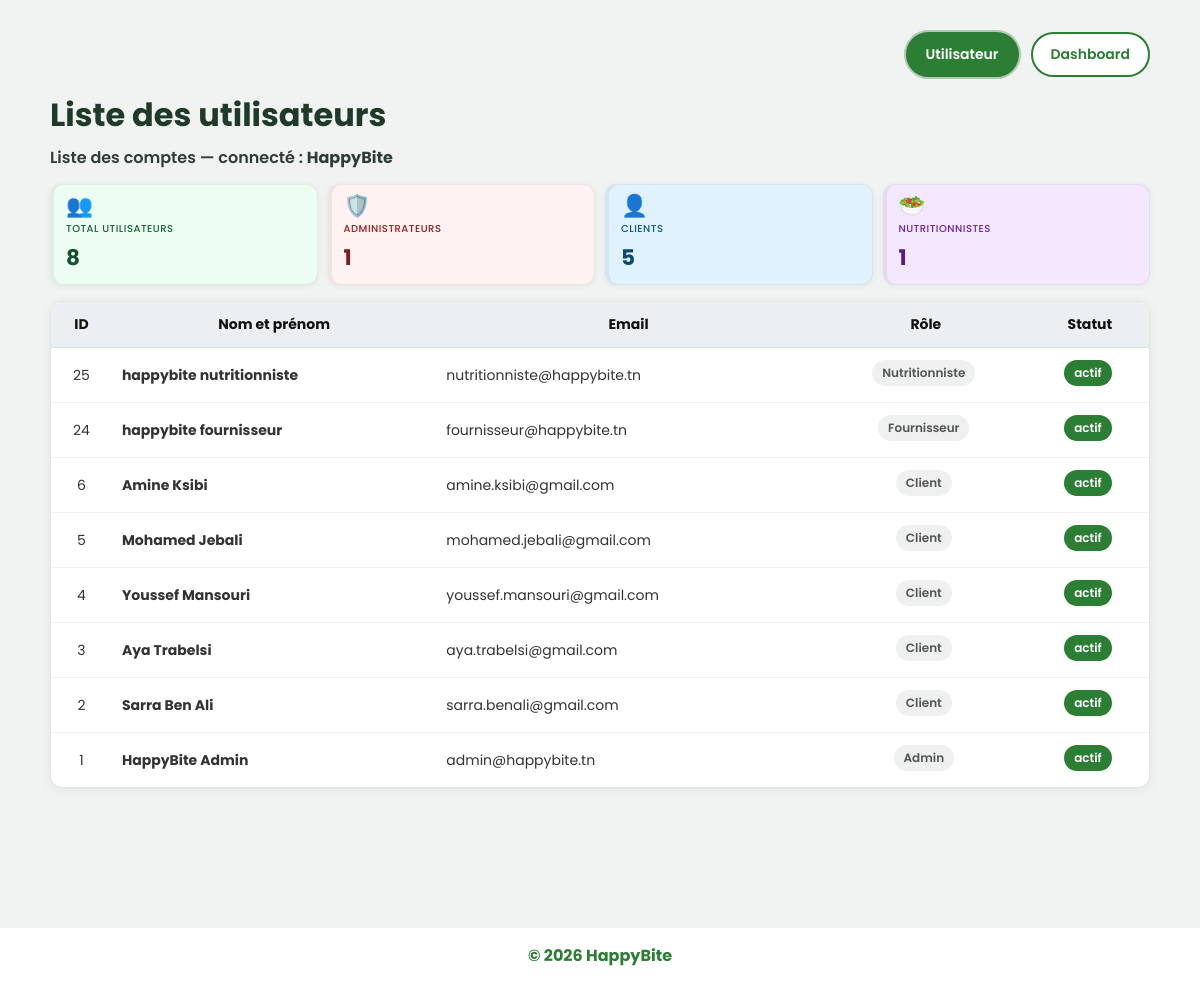
Page /BackOffice/admin.php (signed in) on the committed database.
### tables this page shows
CREATE TABLE `utilisateur` (
  `id_utilisateur` int(11) NOT NULL,
  `nom` varchar(50) NOT NULL,
  `prenom` varchar(50) NOT NULL,
  `email` varchar(100) NOT NULL,
  `motDePasse` varchar(255) NOT NULL,
  `role` enum('admin','client','nutritionniste','fournisseur') NOT NULL DEFAULT 'client',
  `statut` enum('actif','bloqué','inactif') NOT NULL DEFAULT 'actif',
  `budget` decimal(10,2) DEFAULT 0.00,
  `description` text DEFAULT NULL,
  `created_at` timestamp NOT NULL DEFAULT current_timestamp(),
  `updated_at` timestamp NOT NULL DEFAULT current_timestamp() ON UPDATE current_timestamp(),
  `reset_token` varchar(255) DEFAULT NULL,
  `reset_expires` datetime DEFAULT NULL,
  `referral_code` varchar(20) DEFAULT NULL,
  `referred_by` int(11) DEFAULT NULL,
  `loyalty_points` int(11) DEFAULT 0,
  `order_count` int(11) DEFAULT 0,
  `referral_count` int(11) DEFAULT 0,
  `first_order_at` datetime DEFAULT NULL,
  `first_order_rewarded` tinyint(4) DEFAULT 0,
  `reward_5_referrals` tinyint(4) DEFAULT 0,
  `reward_10_referrals` tinyint(4) DEFAULT 0,
  `reward_20_referrals` tinyint(4) DEFAULT 0,
  `face_auth_image` varchar(255) DEFAULT NULL,
  `profil-image` varchar(255) DEFAULT NULL,
  `points_challenge` int(11) NOT NULL DEFAULT 0
);

### config/openai_key.php (called while the page is built, shortened)
<?php
if (!defined('HB_OPENAI_BOOTSTRAP')) {
    $secrets = __DIR__ . '/secrets.php';
}

### config/Database.php (called while the page is built, shortened)
<?php
class Database
{
    private static ?PDO $pdo = null;
    public static function getConnection(): PDO
    {
        if (self::$pdo === null) {
            $host = getenv('DB_HOST') ?: 'localhost';
            $name = getenv('DB_NAME') ?: 'happybite';
            $user = getenv('DB_USER') ?: 'root';
            $pass = getenv('DB_PASS') !== false ? (string) getenv('DB_PASS') : '';
            $dsn = 'mysql:host=' . $host . ';dbname=' . $name . ';charset=utf8mb4';
            self::$pdo = new PDO($dsn, $user, $pass, [
                PDO::ATTR_ERRMODE => PDO::ERRMODE_EXCEPTION,
                PDO::ATTR_DEFAULT_FETCH_MODE => PDO::FETCH_ASSOC,
            ]);
        }
        return self::$pdo;
    }
}
require_once __DIR__ . '/openai_key.php';

### Model/User.php (called while the page is built, shortened)
<?php
final class User
{
    private PDO $pdo;
    private string $pkColumn = 'id';
    public function __construct()
    {
        require_once dirname(__DIR__) . '/config/Database.php';
        $this->pdo = \Database::getConnection();
        if ($this->columnExists('utilisateur', 'id')) {
            $this->pkColumn = 'id';
        } elseif ($this->columnExists('utilisateur', 'id_utilisateur')) {
            $this->pkColumn = 'id_utilisateur';
        }
    }
    private function columnExists(string $table, string $column): bool
    {
        try {
            $st = $this->pdo->prepare(
                'SELECT COUNT(*) FROM information_schema.COLUMNS
                 WHERE TABLE_SCHEMA = DATABASE() AND TABLE_NAME = ? AND COLUMN_NAME = ?'
            );
            $st->execute([$table, $column]);
            return (int) $st->fetchColumn() > 0;
        } catch (Throwable) {
            return false;
        }
    }
    public function findAll(): array
    {
        try {
            return $this->pdo->query(
                'SELECT * FROM utilisateur ORDER BY `' . $this->pkColumn . '` DESC'
            )->fetchAll(PDO::FETCH_ASSOC);
        } catch (Throwable) {
            return [];
        }
    }
    public function getStats(): array
    {
        $out = ['total' => 0, 'admins' => 0, 'clients' => 0, 'nutritionnistes' => 0];
        try {
            $out['total'] = (int) $this->pdo->query('SELECT COUNT(*) FROM utilisateur')->fetchColumn();
            $out['admins'] = (int) $this->pdo->query(
                "SELECT COUNT(*) FROM utilisateur WHERE LOWER(TRIM(role)) = 'admin'"
            )->fetchColumn();
            $out['clients'] = (int) $this->pdo->query(
                "SELECT COUNT(*) FROM utilisateur WHERE LOWER(TRIM(role)) = 'client'"
            )->fetchColumn();
            $out['nutritionnistes'] = (int) $this->pdo->query(
                "SELECT COUNT(*) FROM utilisateur WHERE LOWER(TRIM(role)) = 'nutritionniste'"
            )->fetchColumn();
        } catch (Throwable) {
        }
        return $out;
    }
}

### BackOffice/admin.php (the view, shortened to what this page needs)
<?php
require_once __DIR__ . '/../Model/User.php';
require_once __DIR__ . '/includes/bo_user_admin_nav.php';
$userModel = new User();
$users = $userModel->findAll();
$stats = $userModel->getStats();
?>
<!DOCTYPE html>
<html lang="fr">
<head>
    <?php require_once __DIR__ . '/includes/hb_brand_head.php'; bo_brand_render_head(); ?>
    <link rel="stylesheet" href="css/style.css">
</head>
<body class="page-bo page-list-com-liv page-bo-users-admin">
<?php
require_once __DIR__ . '/includes/bo_layout_start.php';
?>
<main class="commande-wrap">
    <div class="liste-com-liv-stack" style="max-width: 1100px; width: 100%;">
        <div class="liste-com-liv-topbar">
            <div class="mode-buttons">
            </div>
        </div>
        <div class="liste-com-liv-title-row">
            <div>
                <h1 class="liste-com-liv-title">Liste des utilisateurs</h1>
                <p class="liste-com-liv-subtitle">
                    Liste des comptes
                    <?php if (!empty($_SESSION['bo_user_prenom'])) { ?>
                        — connecté : <strong><?php echo htmlspecialchars((string) $_SESSION['bo_user_prenom'], ENT_QUOTES, 'UTF-8'); ?></strong>
                    <?php } ?>
                </p>
            </div>
        </div>
        <div class="bo-stats-grid bo-home-stats-row bo-home-stats-row--4" style="margin-bottom: 16px;">
            <article class="bo-stat-card bo-home-stat bo-home-stat--c1">
                <div class="bo-home-stat-emoji" aria-hidden="true">👥</div>
                <h3>Total utilisateurs</h3>
                <p><?php echo (int) ($stats['total'] ?? 0); ?></p>
            </article>
            <article class="bo-stat-card bo-home-stat bo-home-stat--c4">
                <div class="bo-home-stat-emoji" aria-hidden="true">🛡️</div>
                <h3>Administrateurs</h3>
                <p><?php echo (int) ($stats['admins'] ?? 0); ?></p>
            </article>
            <article class="bo-stat-card bo-home-stat bo-home-stat--c5">
                <div class="bo-home-stat-emoji" aria-hidden="true">👤</div>
                <h3>Clients</h3>
                <p><?php echo (int) ($stats['clients'] ?? 0); ?></p>
            </article>
            <article class="bo-stat-card bo-home-stat bo-home-stat--c6">
                <div class="bo-home-stat-emoji" aria-hidden="true">🥗</div>
                <h3>Nutritionnistes</h3>
                <p><?php echo (int) ($stats['nutritionnistes'] ?? 0); ?></p>
            </article>
        </div>
        <section class="bo-table-wrap" aria-label="Tableau utilisateurs">
            <?php if ($users === []) { ?>
                <div class="bo-empty">Aucun utilisateur.</div>
            <?php } else { ?>
                <div class="bo-table-scroll">
                    <table class="bo-table">
                        <thead>
                            <tr>
                                <th>ID</th>
                                <th>Nom et prénom</th>
                                <th>Email</th>
                                <th>Rôle</th>
                                <th>Statut</th>
                            </tr>
                        </thead>
                        <tbody>
                            <?php foreach ($users as $user) { ?>
                                <?php
                                $userId = (int) ($user['id'] ?? $user['id_utilisateur'] ?? 0);
                                $nomComplet = (string) (($user['prenom'] ?? '') . ' ' . ($user['nom'] ?? ''));
                                $email = (string) ($user['email'] ?? '');
                                $role = (string) ($user['role'] ?? '');
                                $statutRaw = (string) ($user['statut'] ?? '');
                                $statutKey = str_replace('é', 'e', strtolower($statutRaw));
                                $pill = 'bo-pill bo-pill--muted';
                                if ($statutKey === 'actif') {
                                    $pill = 'bo-pill bo-pill--success';
                                } elseif (str_contains($statutKey, 'bloque')) {
                                    $pill = 'bo-pill bo-pill--danger';
                                }
                                ?>
                                <tr>
                                    <td class="bo-td-center"><?php echo $userId; ?></td>
                                    <td class="bo-td-left"><strong><?php echo htmlspecialchars($nomComplet, ENT_QUOTES, 'UTF-8'); ?></strong></td>
                                    <td class="bo-td-left"><?php echo htmlspecialchars($email, ENT_QUOTES, 'UTF-8'); ?></td>
                                    <td class="bo-td-center">
                                        <span class="bo-pill bo-pill--muted"><?php echo htmlspecialchars(ucfirst($role), ENT_QUOTES, 'UTF-8'); ?></span>
                                    </td>
                                    <td class="bo-td-center">
                                        <span class="<?php echo htmlspecialchars($pill, ENT_QUOTES, 'UTF-8'); ?>"><?php echo htmlspecialchars($statutRaw !== '' ? $statutRaw : '—', ENT_QUOTES, 'UTF-8'); ?></span>
                                    </td>
                                </tr>
                            <?php } ?>
                        </tbody>
                    </table>
                </div>
            <?php } ?>
        </section>
    </div>
</main>
</body>
</html>

### rows in the picture
utilisateur: id_utilisateur "25", nomComplet "happybite nutritionniste", email "nutritionniste@happybite.tn", role "Nutritionniste", statut "actif"
utilisateur: id_utilisateur "24", nomComplet "happybite fournisseur", email "fournisseur@happybite.tn", role "Fournisseur", statut "actif"
utilisateur: id_utilisateur "6", nomComplet "Amine Ksibi", email "amine.ksibi@gmail.com", role "Client", statut "actif"
utilisateur: id_utilisateur "5", nomComplet "Mohamed Jebali", email "mohamed.jebali@gmail.com", role "Client", statut "actif"
utilisateur: id_utilisateur "4", nomComplet "Youssef Mansouri", email "youssef.mansouri@gmail.com", role "Client", statut "actif"
utilisateur: id_utilisateur "3", nomComplet "Aya Trabelsi", email "aya.trabelsi@gmail.com", role "Client", statut "actif"
utilisateur: id_utilisateur "2", nomComplet "Sarra Ben Ali", email "sarra.benali@gmail.com", role "Client", statut "actif"
utilisateur: id_utilisateur "1", nomComplet "HappyBite Admin", email "admin@happybite.tn", role "Admin", statut "actif"

### other values in the picture
$_SESSION['bo_user_prenom'] "HappyBite"
$stats['total'] "8"
$stats['admins'] "1"
$stats['clients'] "5"
$stats['nutritionnistes'] "1"
